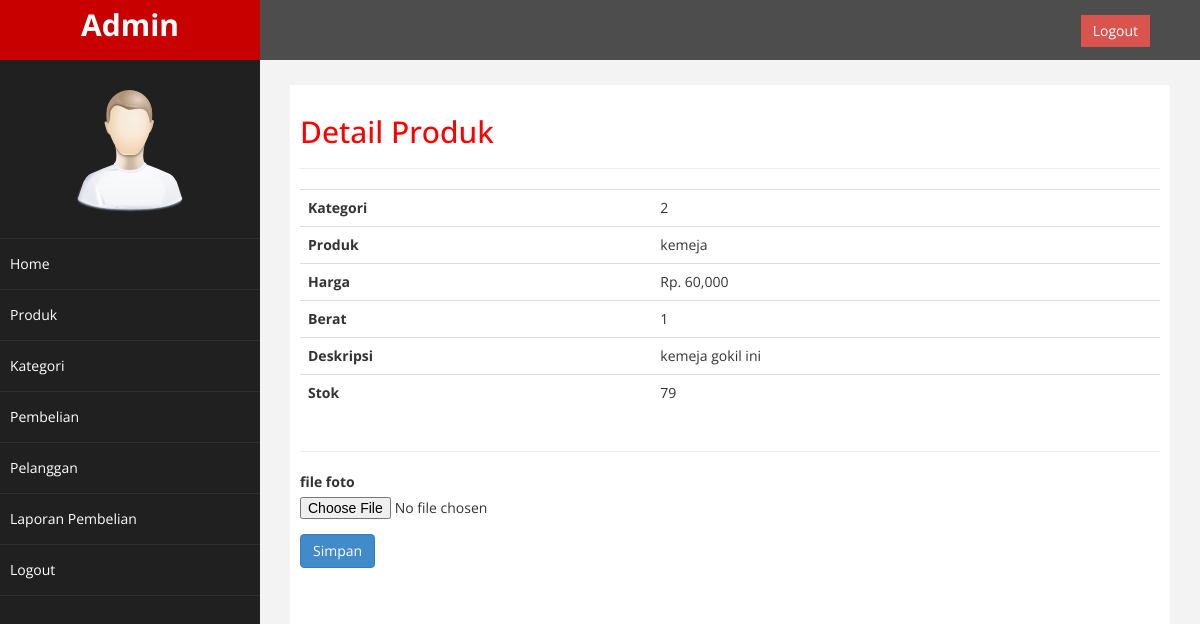
Page /admin/index.php?halaman=detailinfo&id=8 (signed in) on the committed database.
### tables this page shows
CREATE TABLE `produk` (
  `id_produk` int(11) NOT NULL,
  `id_kategori` int(11) NOT NULL,
  `nama_produk` varchar(50) NOT NULL,
  `harga_produk` int(11) NOT NULL,
  `berat_produk` int(11) NOT NULL,
  `foto_produk` varchar(100) NOT NULL,
  `deskripsi_produk` varchar(100) NOT NULL,
  `stok_produk` int(11) NOT NULL
);

CREATE TABLE `kategori2` (
  `id_kategori` int(11) NOT NULL,
  `nama_kategori` varchar(40) NOT NULL
);

### admin/detailinfo.php (the view, shortened to what this page needs)
<?php
    $id_produk=$_GET['id'];
    $ambil=mysqli_query($koneksi,"SELECT * FROM produk LEFT JOIN kategori2 ON produk.id_kategori=kategori2.id_kategori WHERE id_produk='$id_produk' ");
    $detailproduk=$ambil->fetch_assoc();
?>
<h2>Detail Produk</h2>
<hr>
<table class="table">
    <tr>
        <th>Kategori</th>
        <td><?= $detailproduk['id_kategori']; ?></td>
    </tr>
    <tr>
        <th>Produk</th>
        <td><?= $detailproduk['nama_produk']; ?></td>
    </tr>
    <tr>
        <th>Harga</th>
        <td>Rp. <?= number_format($detailproduk['harga_produk']);?></td>
    </tr>
    <tr>
        <th>Berat</th>
        <td><?= $detailproduk['berat_produk'];?></td>
    </tr>
    <tr>
        <th>Deskripsi</th>
        <td><?= $detailproduk['deskripsi_produk']; ?></td>
    </tr>
    <tr>
        <th>Stok</th>
        <td><?= $detailproduk['stok_produk'];?></td>
    </tr>
</table>
<hr>
<form action="" enctype="multipart/form-data" method="post">
    <div class="form-group">
        <label for="">file foto</label>
        <input type="file" name="produkfoto">
    </div>
    <button class="btn btn-primary" name="simpan" vlaue="simpan">Simpan</button>
</form>

### admin/assets/css/custom.css (style rules this page uses)
body { font-family: 'Open Sans', sans-serif; }
h2 { color: #f00; }

### rows in the picture
produk: id_kategori.id_kategori "2", nama_produk "kemeja", harga_produk "60,000", berat_produk "1", deskripsi_produk "kemeja gokil ini", stok_produk "79"
